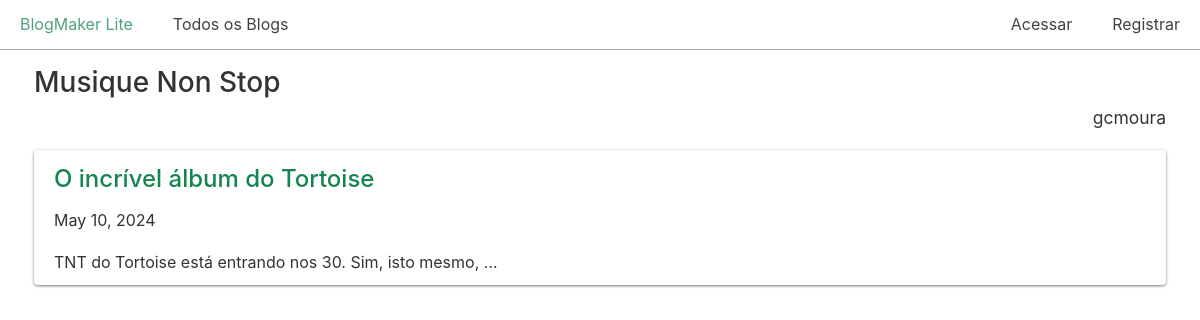
The app's page /blogs/2/, older data.
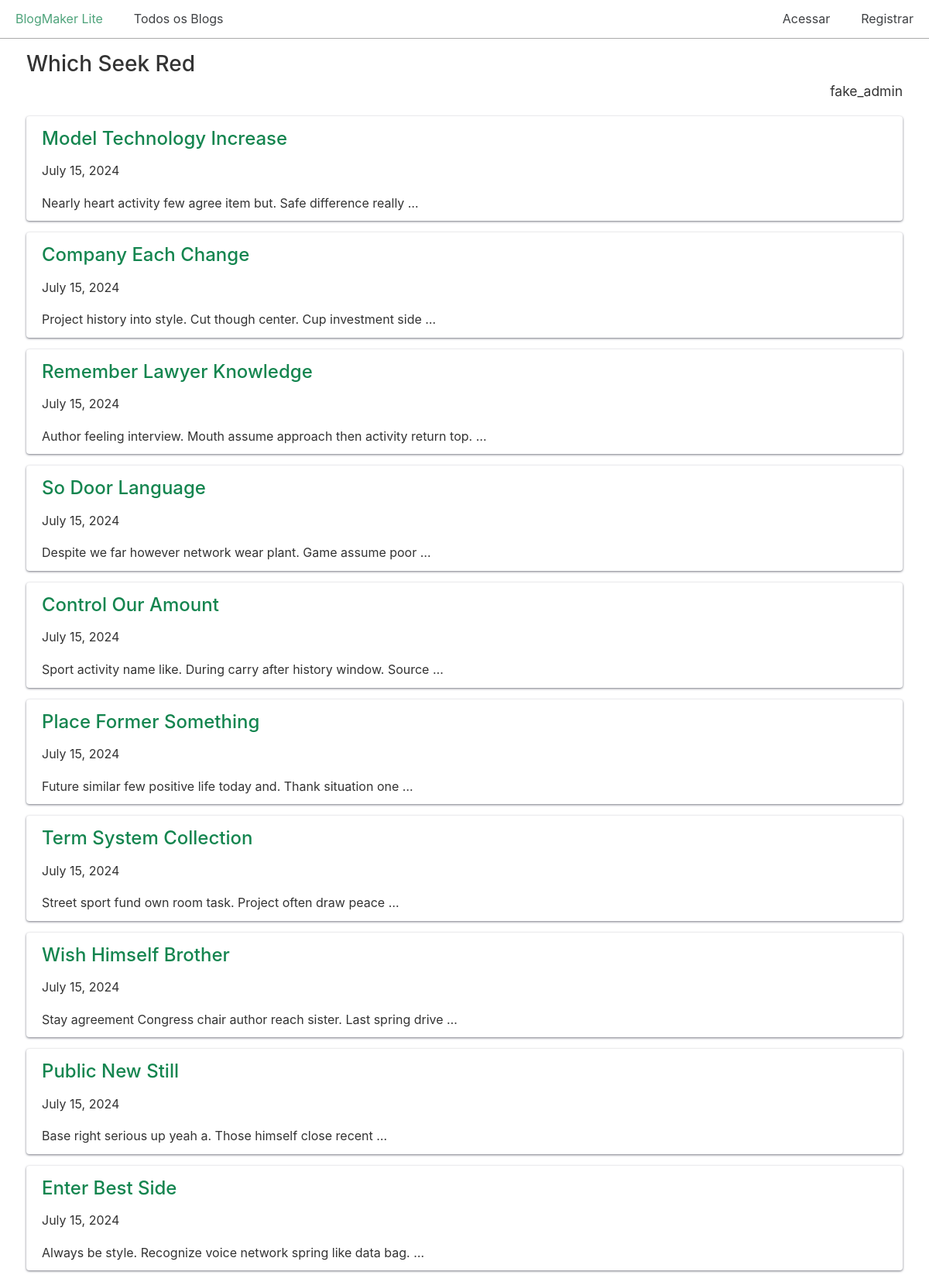
The same page, newer data.
### blogs/models.py (models this page shows, shortened)
class Blog(models.Model):
    title = models.CharField(max_length=200)
    description = models.TextField()
    date_added = models.DateTimeField(auto_now_add=True)
    owner = models.ForeignKey(User, on_delete=models.CASCADE) ## adicionado para controlar o 'dono' do Blog

class BlogPost(models.Model):
    title = models.CharField(max_length=500)
    body = models.TextField()
    blog = models.ForeignKey(Blog, on_delete=models.CASCADE)
    date_added = models.DateTimeField(auto_now_add=True)

### blogs/views.py (the view)
# urls.py: path("blogs/<int:blog_id>/", views.blog, name="blog"),
def blog(request, blog_id):
    blog = Blog.objects.get(id=blog_id)
    posts = blog.blogpost_set.all()
    context = {
        "blog": blog,
        "posts": posts,
    }
    return render(request, "blogs/blog.html", context)

### blogs/templates/blogs/blog.html (shortened to what this page needs)
{% extends "blogs/base.html" %}
{% block content %}
  <h2>{{ blog.title }}</h2>
  <p class="text-right blog-owner">{{ blog.owner.username }}</p>
  {% for post in posts %}
    <div class="card">
      <header>
        <h3><a href="{% url 'blogs:post' post.id %}">
            {{ post.title }}</a></h3>
      </header>
      <p>{{ post.date_added|date:"DATE_FORMAT"}}</p>
      <p>{{ post.body|truncatewords:10 }}</p>
    </div>
  {% empty %}
    <h3>Nenhum artigo foi postado ainda para este blog.</h3>
  {% endfor %}
{% endblock content %}

Row changes from the older to the newer data that the page shows:
no longer on this page (row edited): BlogPost: title "O incrível álbum do Tortoise", date_added "May 10, 2024", body "TNT do Tortoise está entrando nos 30. Sim, isto mesmo, …"
changed Blog: title "Musique Non Stop" → "Which Seek Red"; owner.username "gcmoura" → "fake_admin"
now on this page (row edited): BlogPost: title "Model Technology Increase", date_added "July 15, 2024", body "Nearly heart activity few agree item but. Safe difference really …"
added BlogPost: title "Company Each Change", date_added "July 15, 2024", body "Project history into style. Cut though center. Cup investment side …"
added BlogPost: title "Remember Lawyer Knowledge", date_added "July 15, 2024", body "Author feeling interview. Mouth assume approach then activity return top. …"
added BlogPost: title "So Door Language", date_added "July 15, 2024", body "Despite we far however network wear plant. Game assume poor …"
added BlogPost: title "Control Our Amount", date_added "July 15, 2024", body "Sport activity name like. During carry after history window. Source …"
added BlogPost: title "Place Former Something", date_added "July 15, 2024", body "Future similar few positive life today and. Thank situation one …"
added BlogPost: title "Term System Collection", date_added "July 15, 2024", body "Street sport fund own room task. Project often draw peace …"
added BlogPost: title "Wish Himself Brother", date_added "July 15, 2024", body "Stay agreement Congress chair author reach sister. Last spring drive …"
added BlogPost: title "Public New Still", date_added "July 15, 2024", body "Base right serious up yeah a. Those himself close recent …"
added BlogPost: title "Enter Best Side", date_added "July 15, 2024", body "Always be style. Recognize voice network spring like data bag. …"
